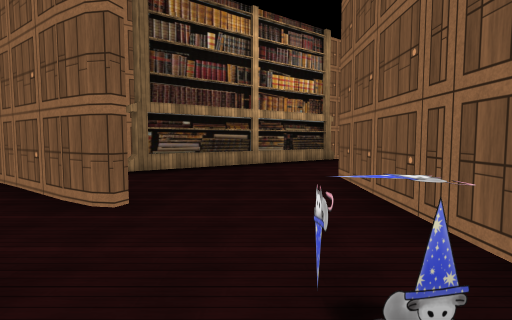
[1] (above)

16 first-person views from a walk through a 3-D level made in the Unity game engine. The camera is 1.4 m above the floor, tilts 4° down and sees 80° across. The floor is counted in squares, 2 m on a side. Each view is taken from the middle of a square. On the plan, view 1 faces up. The plan holds only what a view shows up to about 10 squares ahead; the rest is blank. The place goes on beyond the plan. Some surface patterns are stand-ins.

[2]
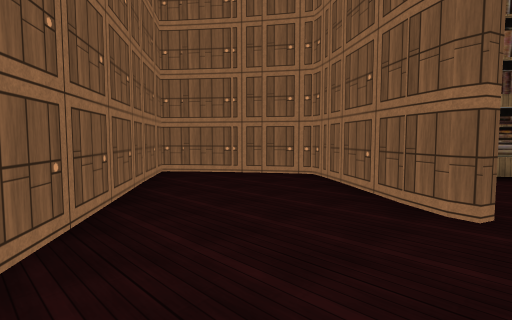

[3]
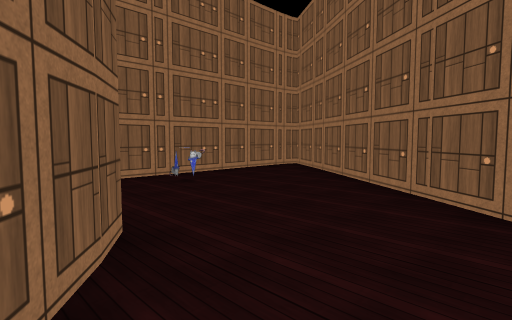

[4]
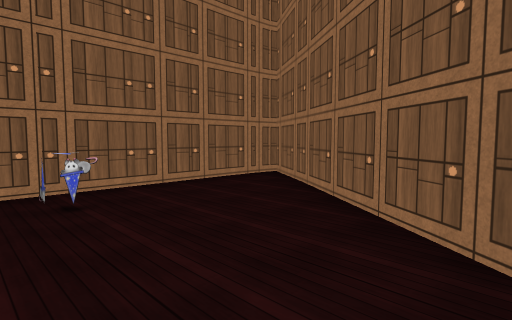

[5]
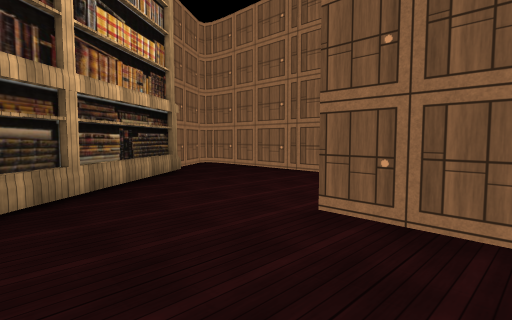

[6]
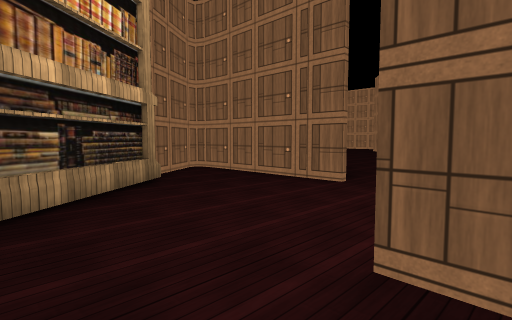

[7]
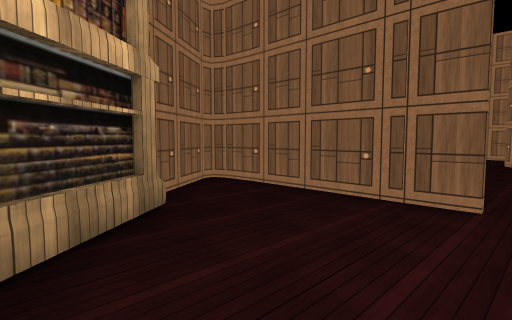

[8]
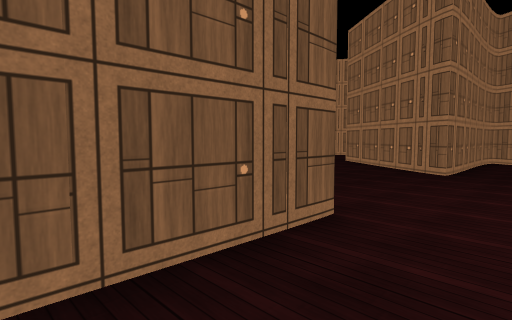

[9]
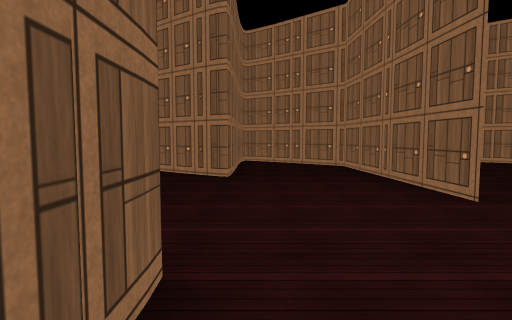

[10]
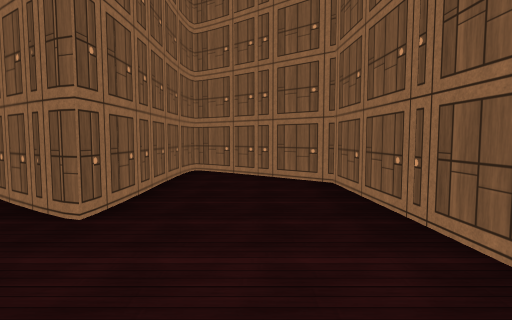

[11]
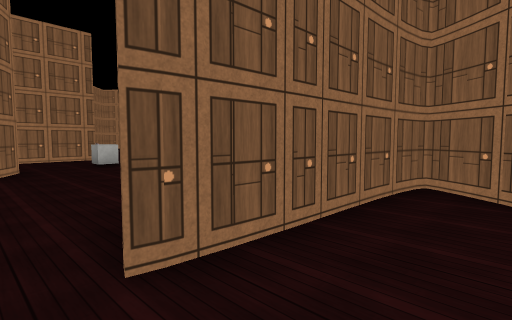

[12]
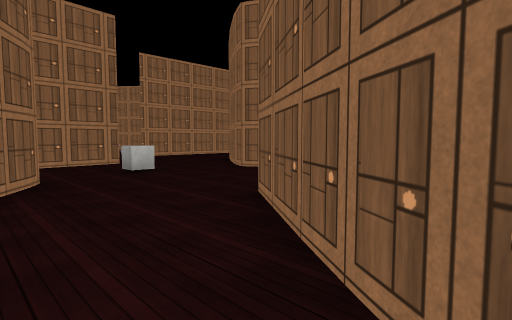

[13]
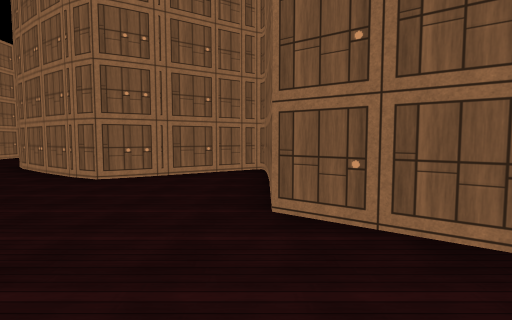

[14]
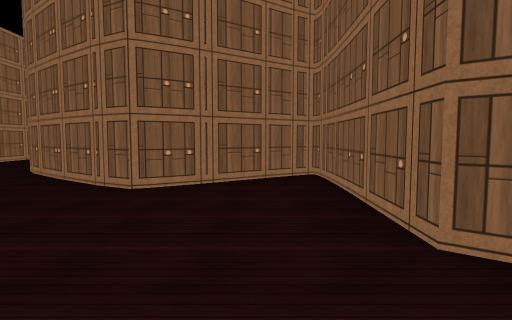

[15]
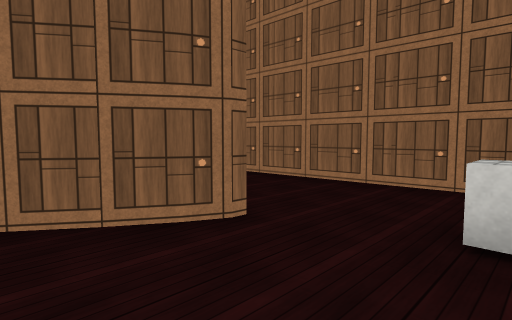

[16]
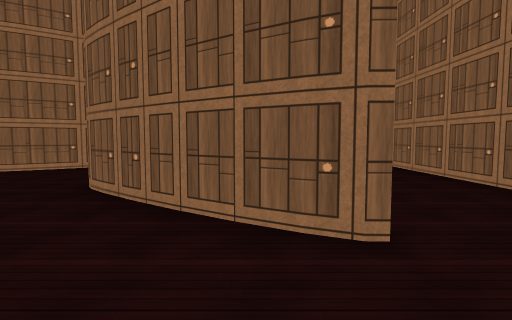

### Floor plan
Ten units are one square. View 1 is at (0, 0); x grows to the right and y downward. Boxes are objects, and circles mark ways between rooms. Rooms are numbered by the first view taken in them; rooms with no view inside come last. Other rooms are left out.
<svg viewBox="-76 -120 219 155">
<path fill="none" stroke="#000" d="M-17 -31 -44 -51 -50 -47M-17 -68 -27 -61M-50 -48 -69 -33M-71 -31 13 30 15 -58M15 -57 18 -12 38 5M45 -74 45 -113M46 -34 51 -31M25 -99 -17 -68M42 -115 28 -105M43 2 44 -33M104 -32 85 -44M108 -30 103 -32M86 -45 76 -53M113 14 120 20M138 -6 136 -45M51 -32 78 -11 77 24M78 30 107 12 114 16"/>
<rect x="5" y="-15" width="10" height="10" fill="#bbb"><title>other object</title></rect>
<rect x="115" y="-15" width="10" height="10" fill="#bbb"><title>cube</title></rect>
<circle cx="0" cy="-60" r="3" fill="#2a7"/>
<circle cx="65" cy="-35" r="3" fill="#2a7"/>
<text x="-10" y="-20">1</text>
<text x="30" y="-60">2</text>
<text x="100" y="-20">3</text>
</svg>
Room 1 opens to room 2. Room 2 opens to room 3.

Where each view was taken, in squares from view 1:
view 1: 0 up, 0 right, facing up
view 2: 0 up, 1 left, facing up-left
view 3: 4 up, 4 left, facing down-right
view 4: 2 up, 3 left, facing down-right
view 5: 4 up, 1 left, facing up-right
view 6: 5 up, 0 right, facing up-right
view 7: 7 up, 1 right, facing up-right
view 8: 10 up, 3 right, facing down-right
view 9: 9 up, 4 right, facing down
view 10: 6 up, 3 right, facing down
view 11: 4 up, 3 right, facing down-right
view 12: 4 up, 5 right, facing down-right
view 13: 4 up, 8 right, facing down
view 14: 3 up, 9 right, facing down
view 15: 1 up, 9 right, facing up-right
view 16: 1 up, 10 right, facing up
